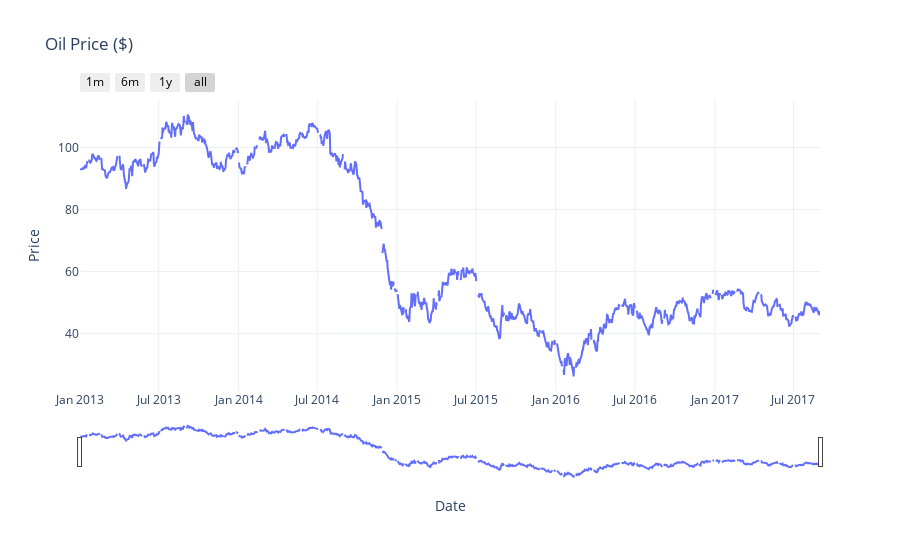

Notebook source saved alongside this figure:
### Markdown cell above
We have only 43 NaN values in the oil data. But if we merge our table with the oil data, we will have way more NaN values. Let's analyze the best way to impute the NaN values and then merge our tables.

### Code cell
fig = go.Figure(go.Scatter(x=oil_data.date, y=oil_data.dcoilwtico, mode="lines"))
fig.update_layout(title="Oil Price ($)", xaxis_title="Date", yaxis_title="Price",
                  template="plotly_white", )
fig.update_xaxes(
    rangeslider_visible=True,
    rangeselector=dict(
        buttons=list([
            dict(count=1, label="1m", step="month", stepmode="backward"),
            dict(count=6, label="6m", step="month", stepmode="backward"),
            dict(count=1, label="1y", step="year", stepmode="backward"),
            dict(step="all")
        ]),
        font_color="black"
    )
)
fig.show()

### Figure 1 — Plotly figure (JSON) as saved in the notebook; plotly's stock layout.template omitted (floating-point values rounded to 4 significant figures; data arrays with more than 128 entries replaced by an {"elided": "..."} marker saying what was removed)
{"data": [{"mode": "lines", "type": "scatter", "x": {"elided": "1218 str values"}, "y": {"elided": "1218 float values"}}], "layout": {"title": {"text": "Oil Price ($)"}, "xaxis": {"rangeselector": {"buttons": [{"count": 1, "label": "1m", "step": "month", "stepmode": "backward"}, {"count": 6, "label": "6m", "step": "month", "stepmode": "backward"}, {"count": 1, "label": "1y", "step": "year", "stepmode": "backward"}, {"step": "all"}], "font": {"color": "black"}}, "rangeslider": {"visible": true}, "title": {"text": "Date"}}, "yaxis": {"title": {"text": "Price"}}}}
